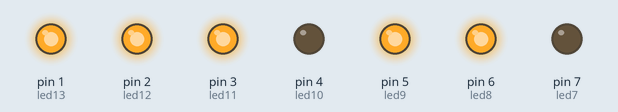
A sketch run on a simulated Arduino Uno, built with avr-gcc and run on an emulated ATmega328P. On the bench: output pins drawn as LEDs (lit = HIGH).

Above: at 0.2 s.
At 1.5 s:
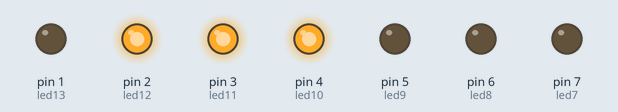
At 2.0 s:
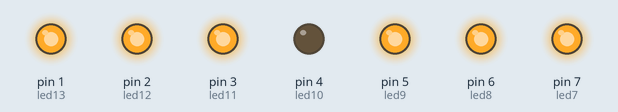
At 4.6 s:
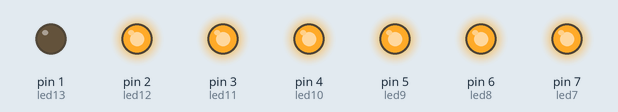
At 6.7 s:
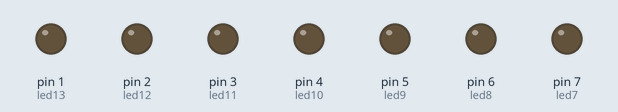
Timing chart, 0 to 8.6 s (numbered marks = the images above):
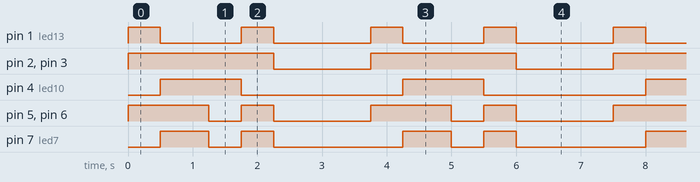

Measured:
- by itself, pin 1 (led13): repeats every 3.8 s: LOW 1.3 s, HIGH 0.50 s, LOW 1.5 s, HIGH 0.50 s
- by itself, pin 2 (led12), pin 3 (led11): alternates HIGH for 2.3 s and LOW for 1.5 s
- by itself, pin 4 (led10): alternates HIGH for 1.3 s and LOW for 2.5 s
- by itself, pin 5 (led9), pin 6 (led8): repeats every 3.8 s: LOW 0.50 s, HIGH 0.50 s, LOW 1.5 s, HIGH 1.3 s
- by itself, pin 7 (led7): repeats every 3.8 s: LOW 0.50 s, HIGH 0.50 s, LOW 2.0 s, HIGH 0.75 s

The sketch:

Hola_Mundo.ino
```cpp
int led7 = 7;
int led8 = 6;
int led9 = 5;
int led10 = 4;
int led11 = 3;
int led12 = 2;
int led13 = 1;
void setup() {
  pinMode(led7, OUTPUT);
  pinMode(led8, OUTPUT);
  pinMode(led9, OUTPUT);
  pinMode(led10, OUTPUT);
  pinMode(led11, OUTPUT);
  pinMode(led12, OUTPUT);
  pinMode(led13, OUTPUT);

}

void loop() {
  digitalWrite(led7, LOW);
digitalWrite(led8, HIGH);
digitalWrite(led9, HIGH);
digitalWrite(led10, LOW);
digitalWrite(led11, HIGH);
digitalWrite(led12, HIGH);
digitalWrite(led13, HIGH);

delay(500);

digitalWrite(led7, HIGH);
digitalWrite(led8, HIGH);
digitalWrite(led9, HIGH);
digitalWrite(led10, HIGH);
digitalWrite(led11, HIGH);
digitalWrite(led12, HIGH);
digitalWrite(led13, LOW);

delay(750);

digitalWrite(led7, LOW);
digitalWrite(led8, LOW);
digitalWrite(led9, LOW);
digitalWrite(led10, HIGH);
digitalWrite(led11, HIGH);
digitalWrite(led12, HIGH);
digitalWrite(led13, LOW);

delay(500);

digitalWrite(led7, HIGH);
digitalWrite(led8, HIGH);
digitalWrite(led9, HIGH);
digitalWrite(led10, LOW);
digitalWrite(led11, HIGH);
digitalWrite(led12, HIGH);
digitalWrite(led13, HIGH);

delay(500);

digitalWrite(led7, LOW);
digitalWrite(led8, LOW);
digitalWrite(led9, LOW);
digitalWrite(led10, LOW);
digitalWrite(led11, LOW);
digitalWrite(led12, LOW);
digitalWrite(led13, LOW);

delay(1500);
}
```
